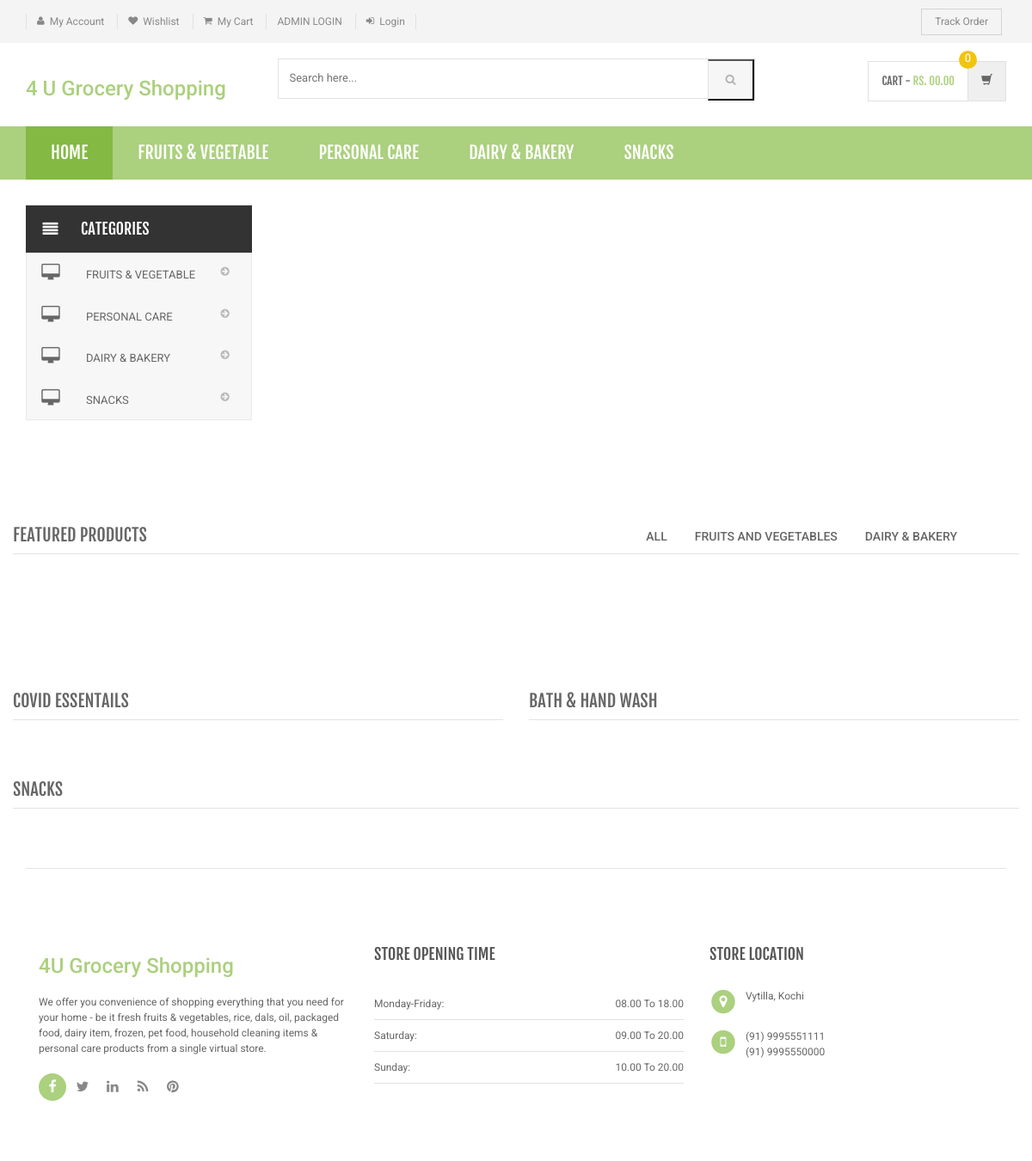
The page / on the database its author committed.
### tables this page shows
CREATE TABLE `category` (
  `id` int(11) NOT NULL,
  `categoryName` varchar(255) NOT NULL,
  `CategoryDescription` longtext NOT NULL
);

### index.php (the view, shortened to what this page needs)
<?php
include('includes/config.php');
?>
<!DOCTYPE html>
<html lang="en">
	<head>
	    <link rel="stylesheet" href="assets/css/bootstrap.min.css">
	    <link rel="stylesheet" href="assets/css/main.css">
	    <link rel="stylesheet" href="assets/css/green.css">
	    <link rel="stylesheet" href="assets/css/owl.carousel.css">
		<link rel="stylesheet" href="assets/css/owl.transitions.css">
		<link href="assets/css/lightbox.css" rel="stylesheet">
		<link rel="stylesheet" href="assets/css/animate.min.css">
		<link rel="stylesheet" href="assets/css/rateit.css">
		<link rel="stylesheet" href="assets/css/bootstrap-select.min.css">
		<link rel="stylesheet" href="assets/css/config.css">
		<link href="assets/css/green.css" rel="alternate stylesheet" title="Green color">
		<link href="assets/css/blue.css" rel="alternate stylesheet" title="Blue color">
		<link href="assets/css/red.css" rel="alternate stylesheet" title="Red color">
		<link href="assets/css/orange.css" rel="alternate stylesheet" title="Orange color">
		<link href="assets/css/dark-green.css" rel="alternate stylesheet" title="Darkgreen color">
		<link rel="stylesheet" href="assets/css/font-awesome.min.css">
	</head>
    <body class="cnt-home">
<header class="header-style-1">
<?php include('includes/top-header.php');?>
<?php include('includes/main-header.php');?>
<?php include('includes/menu-bar.php');?>
</header>
<div class="body-content outer-top-xs" id="top-banner-and-menu">
	<div class="container">
		<div class="furniture-container homepage-container">
		<div class="row">
			<div class="col-xs-12 col-sm-12 col-md-3 sidebar">
	<?php include('includes/side-menu.php');?>
			</div>
			<div class="col-xs-12 col-sm-12 col-md-9 homebanner-holder">
<div id="hero" class="homepage-slider3">
</div>
		</div>
		<div id="product-tabs-slider" class="scroll-tabs inner-bottom-vs  wow fadeInUp">
			<div class="more-info-tab clearfix">
			   <h3 class="new-product-title pull-left">Featured Products</h3>
				<ul class="nav nav-tabs nav-tab-line pull-right" id="new-products-1">
					<li class="active"><a href="#all" data-toggle="tab">All</a></li>
					<li><a href="#books" data-toggle="tab">Fruits and Vegetables</a></li>
					<li><a href="#furniture" data-toggle="tab">Dairy & Bakery</a></li>
				</ul>
			</div>
		</div>
			<div class="sections prod-slider-small outer-top-small">
				<div class="row">
					<div class="col-md-6">
	                   <section class="section">
	                   	<h3 class="section-title">Covid Essentails</h3>
	                   </section>
					</div>
					<div class="col-md-6">
						<section class="section">
							<h3 class="section-title">Bath & Hand Wash</h3>
	                   </section>
					</div>
				</div>
			</div>
	<section class="section featured-product inner-xs wow fadeInUp">
		<h3 class="section-title">Snacks</h3>
		</section>
</div>
</div>
<?php include('includes/footer.php');?>
</body>
</html>

### includes/menu-bar.php (shortened to what this page needs)
<div class="header-nav animate-dropdown">
    <div class="container">
        <div class="yamm navbar navbar-default" role="navigation">
            <div class="nav-bg-class">
                <div class="navbar-collapse collapse" id="mc-horizontal-menu-collapse">
	<div class="nav-outer">
		<ul class="nav navbar-nav">
			<li class="active dropdown yamm-fw">
				<a href="index.php" data-hover="dropdown" class="dropdown-toggle">Home</a>
			</li>
              <?php $sql=mysqli_query($con,"select id,categoryName  from category limit 6");
while($row=mysqli_fetch_array($sql))
{
    ?>
			<li class="dropdown yamm">
				<a href="category.php?cid=<?php echo $row['id'];?>"> <?php echo $row['categoryName'];?></a>
			</li>
			<?php } ?>
		</ul>
		<div class="clearfix"></div>
	</div>
</div>
            </div>
        </div>
    </div>
</div>

### includes/side-menu.php
<div class="side-menu animate-dropdown outer-bottom-xs">
    <div class="head"><i class="icon fa fa-align-justify fa-fw"></i> Categories</div>
    <nav class="yamm megamenu-horizontal" role="navigation">
        <ul class="nav">
            <li class="dropdown menu-item">
              <?php $sql=mysqli_query($con,"select id,categoryName  from category");
while($row=mysqli_fetch_array($sql))
{
    ?>
                <a href="category.php?cid=<?php echo $row['id'];?>" class="dropdown-toggle"><i class="icon fa fa-desktop fa-fw"></i>
                <?php echo $row['categoryName'];?></a>
                <?php }?>
</li>
</ul>
    </nav>
</div>

### assets/css/green.css (style rules this page uses)
a { color: #abd07e; }
.header-style-1 .header-nav { background: #abd07e; }
.cnt-home .header-style-1 .header-nav .navbar .navbar-nav > li.active { background: #84b943; }

### assets/css/lightbox.css (style rules this page uses)
body:after { content: url(../images/close.png) url(../images/loading.gif) url(../images/prev.png) url(../images/next.png); display: none; }

### assets/css/blue.css (style rules this page uses)
a { color: #3498db; }
.header-style-1 .header-nav { background: #3498db; }
.cnt-home .header-style-1 .header-nav .navbar .navbar-nav > li.active { background: #1d6ca1; }

### assets/css/red.css (style rules this page uses)
a { color: #ff6c6c; }
.header-style-1 .header-nav { background: #ff6c6c; }
.cnt-home .header-style-1 .header-nav .navbar .navbar-nav > li.active { background: #ff1a1a; }

### assets/css/orange.css (style rules this page uses)
a { color: #f39c12; }
.header-style-1 .header-nav { background: #f39c12; }
.cnt-home .header-style-1 .header-nav .navbar .navbar-nav > li.active { background: #ab6c09; }

### assets/css/dark-green.css (style rules this page uses)
a { color: #12cca7; }
.header-style-1 .header-nav { background: #12cca7; }
.cnt-home .header-style-1 .header-nav .navbar .navbar-nav > li.active { background: #0b816a; }

### rows shown on the page
category: categoryName "FRUITS & VEGETABLE"
category: categoryName "PERSONAL CARE"
category: categoryName "DAIRY & BAKERY"
category: categoryName "SNACKS"
